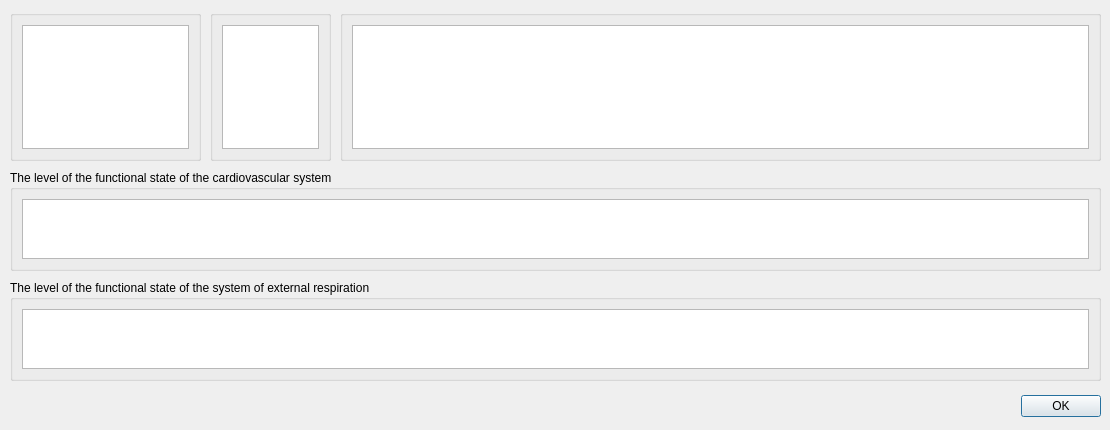
<?xml version="1.0" encoding="UTF-8"?>
<ui version="4.0">
 <class>ArchiveTeamSHVSMIntegralDialog</class>
 <widget class="QDialog" name="ArchiveTeamSHVSMIntegralDialog">
  <property name="geometry">
   <rect>
    <x>0</x>
    <y>0</y>
    <width>1110</width>
    <height>430</height>
   </rect>
  </property>
  <property name="windowTitle">
   <string>Archive survey teams 'SHVSM-integral'</string>
  </property>
  <widget class="QDialogButtonBox" name="buttonBox">
   <property name="geometry">
    <rect>
     <x>790</x>
     <y>390</y>
     <width>311</width>
     <height>32</height>
    </rect>
   </property>
   <property name="orientation">
    <enum>Qt::Horizontal</enum>
   </property>
   <property name="standardButtons">
    <set>QDialogButtonBox::Ok</set>
   </property>
  </widget>
  <widget class="QGroupBox" name="groupBox">
   <property name="geometry">
    <rect>
     <x>10</x>
     <y>10</y>
     <width>191</width>
     <height>151</height>
    </rect>
   </property>
   <property name="title">
    <string/>
   </property>
   <layout class="QGridLayout" name="gridLayout">
    <item row="0" column="0">
     <layout class="QHBoxLayout" name="horizontalLayout">
      <item>
       <widget class="QTableView" name="twTeam"/>
      </item>
     </layout>
    </item>
   </layout>
  </widget>
  <widget class="QGroupBox" name="groupBox_2">
   <property name="geometry">
    <rect>
     <x>210</x>
     <y>10</y>
     <width>121</width>
     <height>151</height>
    </rect>
   </property>
   <property name="title">
    <string/>
   </property>
   <layout class="QGridLayout" name="gridLayout_2">
    <item row="0" column="0">
     <layout class="QHBoxLayout" name="horizontalLayout_2">
      <item>
       <widget class="QTableView" name="twDate"/>
      </item>
     </layout>
    </item>
   </layout>
  </widget>
  <widget class="QGroupBox" name="groupBox_3">
   <property name="geometry">
    <rect>
     <x>340</x>
     <y>10</y>
     <width>761</width>
     <height>151</height>
    </rect>
   </property>
   <property name="title">
    <string/>
   </property>
   <layout class="QGridLayout" name="gridLayout_3">
    <item row="0" column="0">
     <layout class="QHBoxLayout" name="horizontalLayout_3">
      <item>
       <widget class="QTableView" name="twSurveyed"/>
      </item>
     </layout>
    </item>
   </layout>
  </widget>
  <widget class="QGroupBox" name="groupBox_4">
   <property name="geometry">
    <rect>
     <x>10</x>
     <y>170</y>
     <width>1091</width>
     <height>101</height>
    </rect>
   </property>
   <property name="title">
    <string>The level of the functional state of the cardiovascular system</string>
   </property>
   <layout class="QGridLayout" name="gridLayout_4">
    <item row="0" column="0">
     <layout class="QHBoxLayout" name="horizontalLayout_4">
      <item>
       <widget class="QTableView" name="twSurveyedOutput1"/>
      </item>
     </layout>
    </item>
   </layout>
  </widget>
  <widget class="QGroupBox" name="groupBox_5">
   <property name="geometry">
    <rect>
     <x>10</x>
     <y>280</y>
     <width>1091</width>
     <height>101</height>
    </rect>
   </property>
   <property name="title">
    <string>The level of the functional state of the system of external respiration</string>
   </property>
   <layout class="QGridLayout" name="gridLayout_5">
    <item row="0" column="0">
     <layout class="QHBoxLayout" name="horizontalLayout_5">
      <item>
       <widget class="QTableView" name="twSurveyedOutput2"/>
      </item>
     </layout>
    </item>
   </layout>
  </widget>
 </widget>
 <resources/>
 <connections>
  <connection>
   <sender>buttonBox</sender>
   <signal>accepted()</signal>
   <receiver>ArchiveTeamSHVSMIntegralDialog</receiver>
   <slot>accept()</slot>
   <hints>
    <hint type="sourcelabel">
     <x>868</x>
     <y>514</y>
    </hint>
    <hint type="destinationlabel">
     <x>157</x>
     <y>274</y>
    </hint>
   </hints>
  </connection>
  <connection>
   <sender>buttonBox</sender>
   <signal>rejected()</signal>
   <receiver>ArchiveTeamSHVSMIntegralDialog</receiver>
   <slot>reject()</slot>
   <hints>
    <hint type="sourcelabel">
     <x>936</x>
     <y>520</y>
    </hint>
    <hint type="destinationlabel">
     <x>286</x>
     <y>274</y>
    </hint>
   </hints>
  </connection>
 </connections>
</ui>
